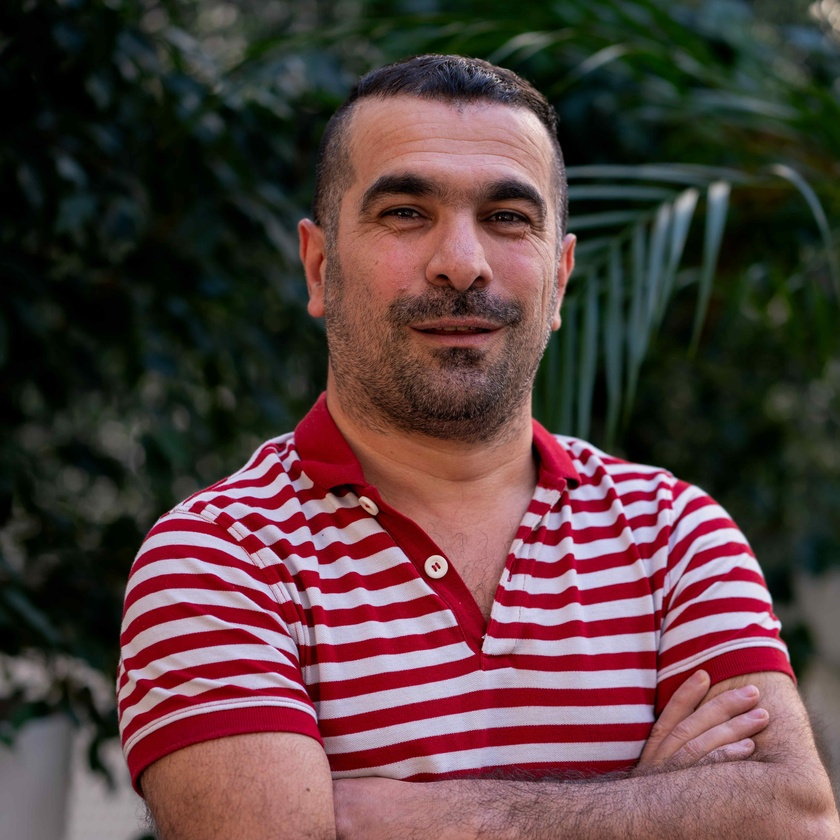
#> input picture Python-1-Array/ex05/landscape.jpg, 840 x 840 px, shrunk from 5000 x 5000 before the run
$ python tester05.py
#> lines starting #> are read from the running program, lines starting #| are printed output that depends on the picture
### Python-1-Array/ex05/load_image.py
from PIL import Image
import numpy as np


def ft_load(path: str) -> np.array:
    '''
    Loads image, prints the shape and the pixels content
    as an NumPy array
    -------
    @param
        - path: str
    -------
    @rtype
        - NumPy array
    -------
    @return
        - Image Pixels represented in RGB format
    '''
#> called with path = 'landscape.jpg'
    img = Image.open(path)
#> img is the input picture: PIL image 840x840 RGB; mean R, G, B 87.8, 63.8, 63.2
    # print(f"The image format is: {img.format}")
    # print(f"The image mode is: {img.mode}")
    assert img.mode == "RGB", "Image mode should be RGB"
    imgArray = np.array(img)
    print(f"The shape of image is: {imgArray.shape}")
#| The shape of image is: (840, 840, 3)
    img.show()
    return imgArray


# resources
# - https://pillow.readthedocs.io/en/stable/handbook/image-file-formats.html
# - https://www.geeksforgeeks.org/python-pil-image-convert-method/
# - https://pillow.readthedocs.io/en/stable/handbook/concepts.html
# - https://www.geeksforgeeks.org/how-to-convert-images-to-numpy-array/

### Python-1-Array/ex05/pimp_image.py
from PIL import Image, ImageOps
import numpy as np


def colorFilter(color: str, array) -> np.array:
    '''
    Converts to grayscale image and puts the color argument
    as the color for white
    '''
    print(array)
    img = Image.fromarray(array)
    img = ImageOps.colorize(img.convert('L'), black="black", white=color)
    img.show()
    arrayA = np.array(img)
    return arrayA


def ft_invert(array) -> np.array:
    '''
    Inverts the color of the image received
    '''
    print(array)
#> (printed output is left out)
    img = Image.fromarray(array)
    imgInverted = ImageOps.invert(img)
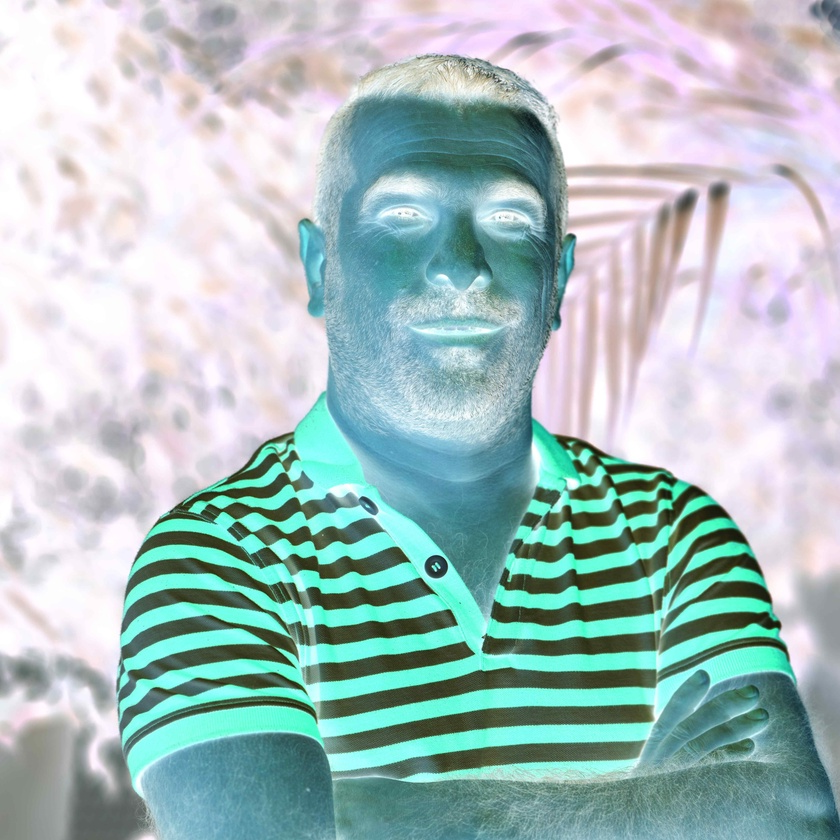
#> imgInverted: PIL image 840x840 RGB; mean R, G, B 167.2, 191.2, 191.8
    imgInverted.show()
    arrayA = np.array(imgInverted)
    return arrayA


def ft_red(array) -> np.array:
    '''
    Converts to grayscale image and puts red color
    '''
    return colorFilter("red", array)
#> (printed output is left out)
#> in colorFilter, `img = ImageOps.colorize(img.convert('L'), black="black", white=color)`:
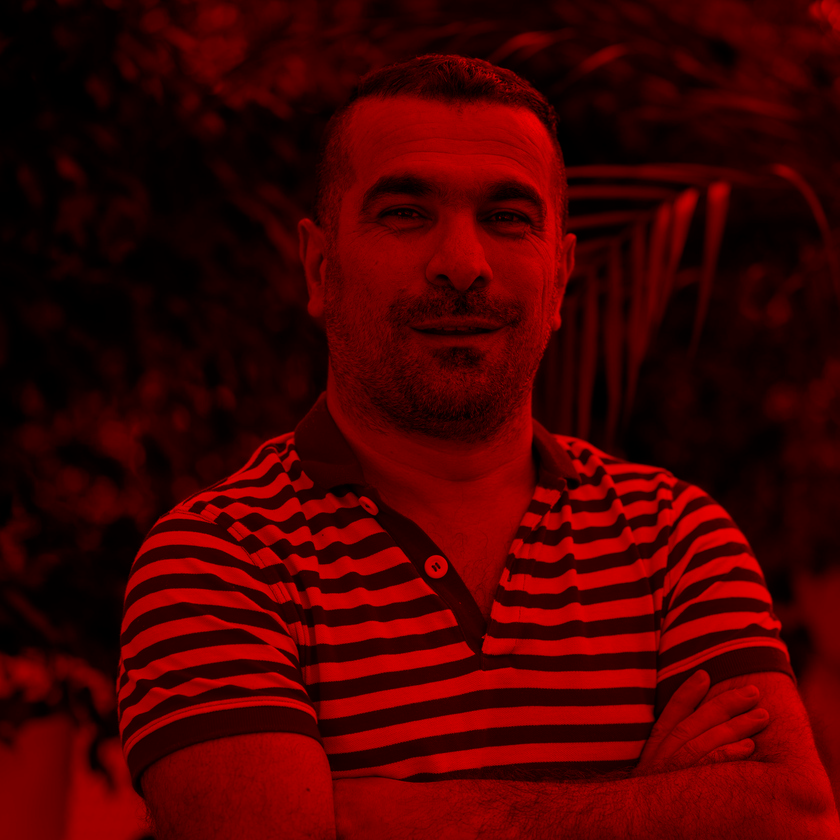
#> img: PIL image 840x840 RGB; mean R, G, B 70.9, 0, 0


def ft_green(array) -> np.array:
    '''
    Converts to grayscale image and puts green color
    '''
    return colorFilter("green", array)
#> call 2 of colorFilter, with color = 'green'
#> (printed output is left out)
#> in colorFilter (call 2), `img = ImageOps.colorize(img.convert('L'), black="black", white=color)`:
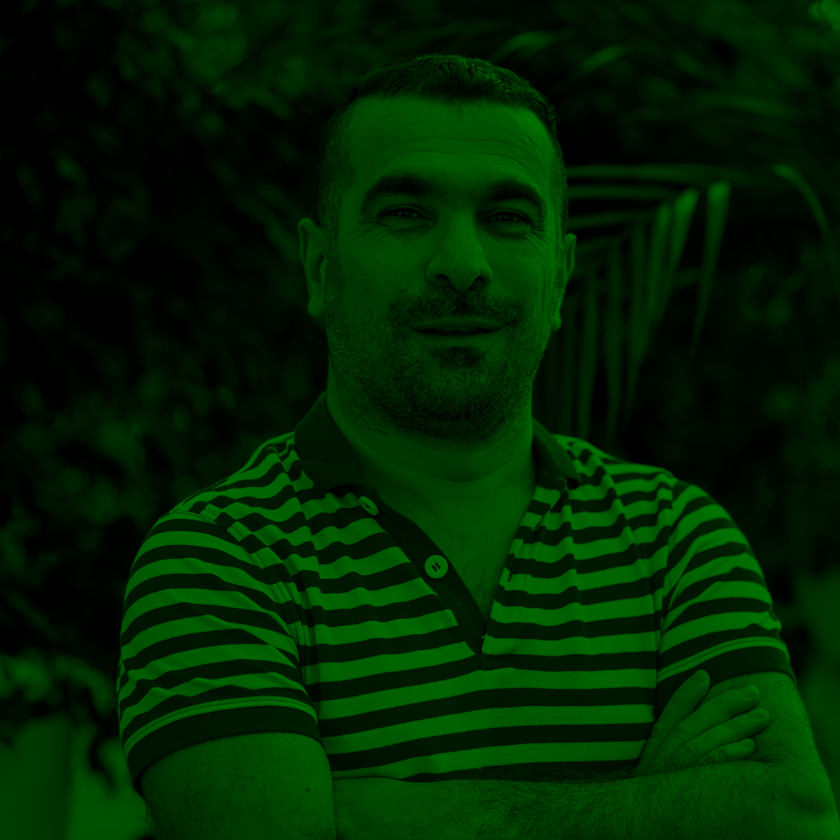
#> img: PIL image 840x840 RGB; mean R, G, B 0, 35.2, 0


def ft_blue(array) -> np.array:
    '''
    Converts to grayscale image and puts blue color
    '''
    return colorFilter("blue", array)
#> call 3 of colorFilter, with color = 'blue'
#> (printed output is left out)
#> in colorFilter (call 3), `img = ImageOps.colorize(img.convert('L'), black="black", white=color)`:
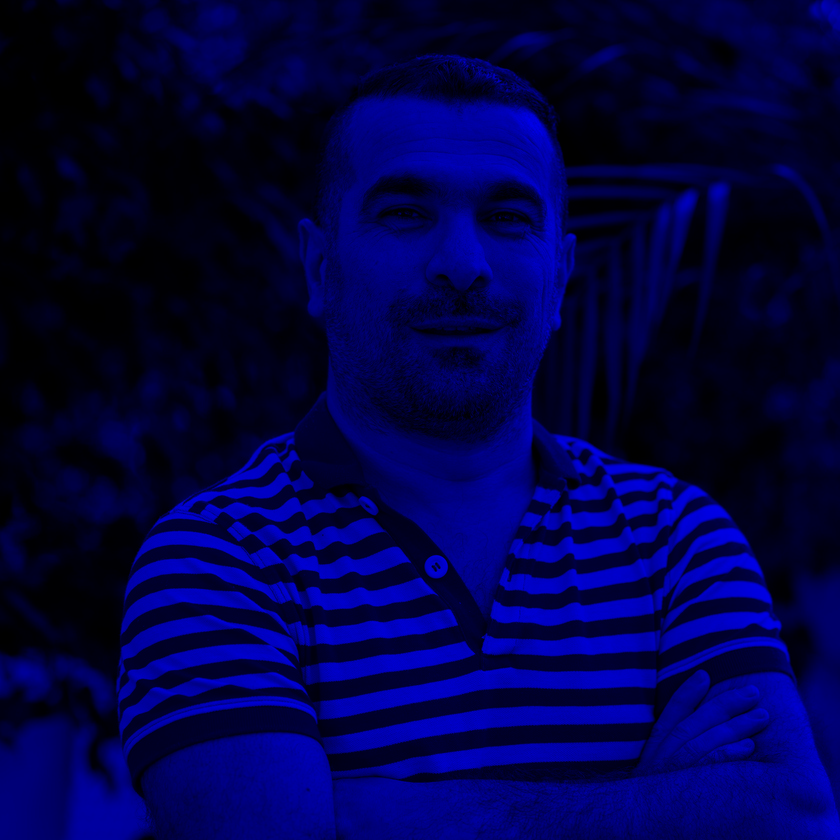
#> img: PIL image 840x840 RGB; mean R, G, B 0, 0, 70.9


def ft_grey(array) -> np.array:
    '''
    Converts to grayscale image and puts grey color
    '''
    return colorFilter("grey", array)
#> call 4 of colorFilter, with color = 'grey'
#> (printed output is left out)
#> in colorFilter (call 4), `img = ImageOps.colorize(img.convert('L'), black="black", white=color)`:
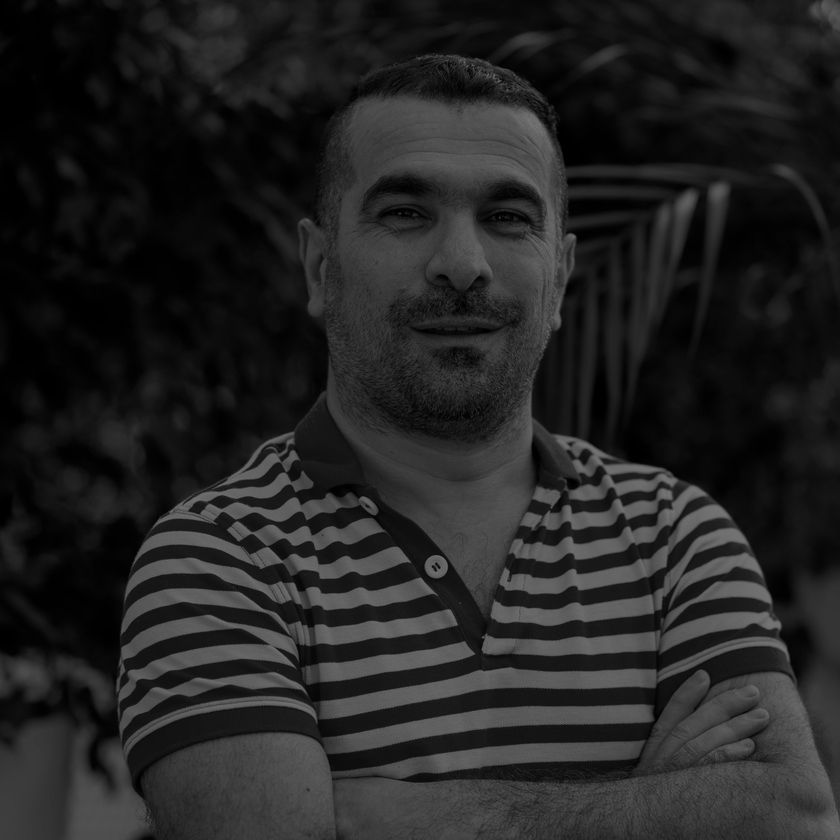
#> img: PIL image 840x840 RGB; min 0, max 119, mean 35.2


# resources
# - https://www.geeksforgeeks.org/python-pil-imageops-colorize-method/
# - https://www.geeksforgeeks.org/python-color-inversion-using-pillow/

### Python-1-Array/ex05/tester05.py
from load_image import ft_load
from pimp_image import ft_invert
from pimp_image import ft_red
from pimp_image import ft_green
from pimp_image import ft_blue
from pimp_image import ft_grey


def main():
    try:
        array = ft_load("landscape.jpg")

        ft_invert(array)
        ft_red(array)
        ft_green(array)
        ft_blue(array)
        ft_grey(array)

        print(ft_invert.__doc__)
    except Exception as e:
        print("Error: ", e)


if __name__ == "__main__":
    main()
